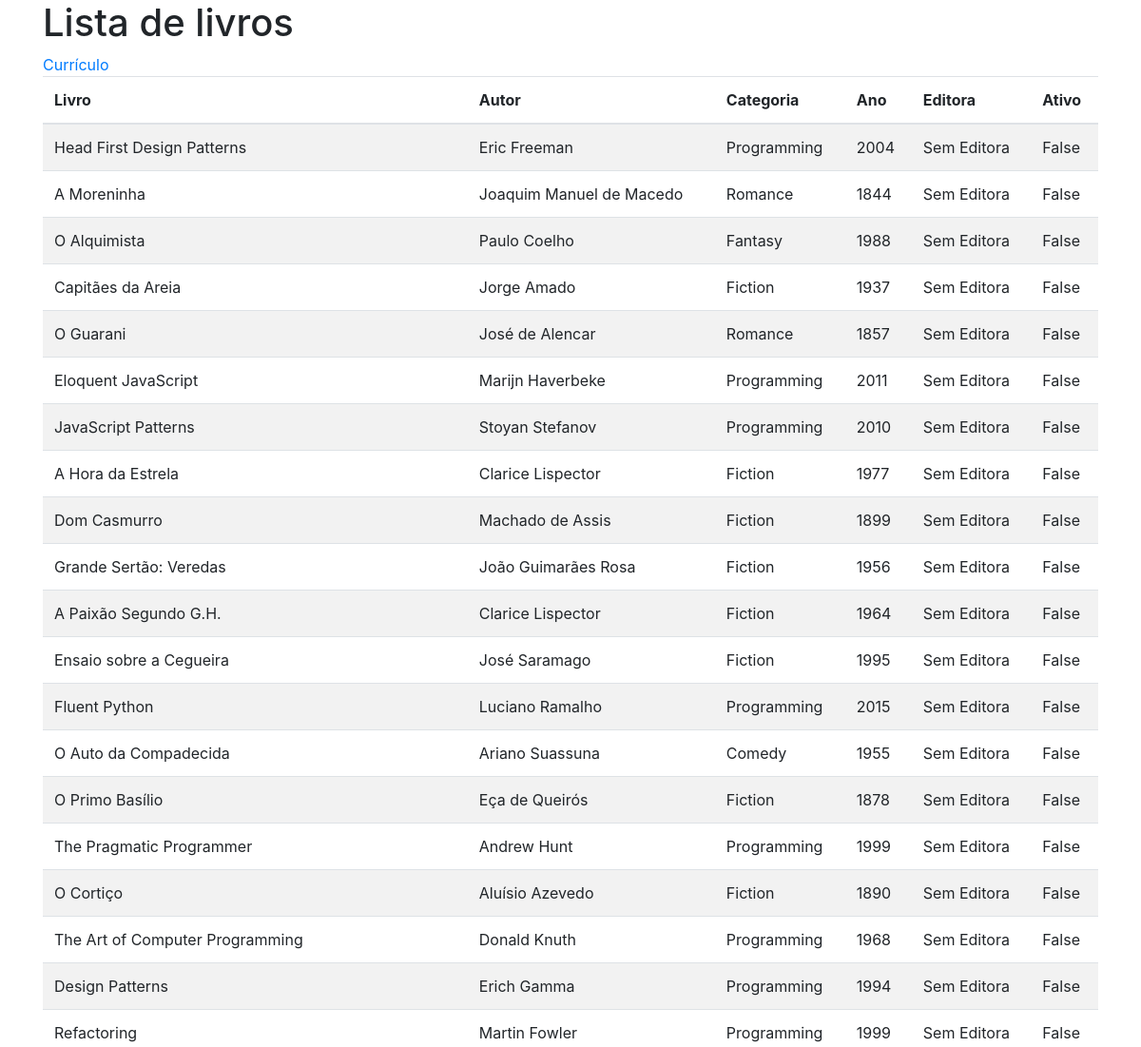
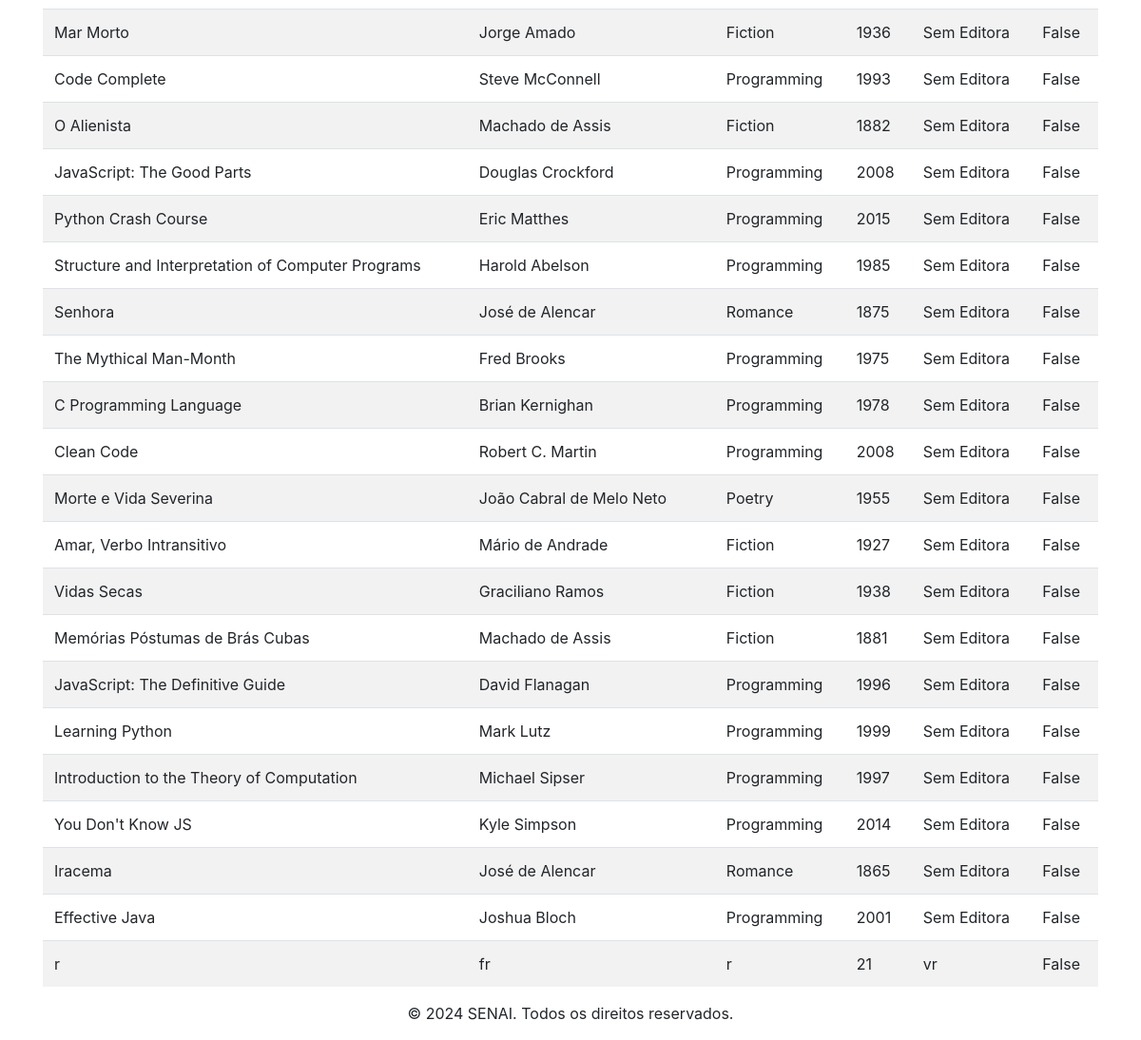
Screenshot of /inicio (signed in) with the database file from the repository (2 pictures, top to bottom).
### app.py (models this page shows, shortened)
class Livro(db.Model):
    id = db.Column(db.Integer, primary_key=True)
    titulo = db.Column(db.String(200), nullable=False)
    autor = db.Column(db.String(200), nullable=False)
    categoria = db.Column(db.String(100), nullable=False)
    ano = db.Column(db.Integer, nullable=False)
    editora = db.Column(db.String(200), default="Sem Editora")
    ativo = db.Column(db.Boolean, default=False)

### app.py (the view)
@app.route("/inicio")
@login_required
def inicio():
    livros = Livro.query.all()
    return render_template("lista.html", lista_de_livros=livros)

### app.py (called while the page is built)
@login_manager.user_loader
def load_user(user_id):
    return User.query.get(int(user_id))

### templates/lista.html (shortened to what this page needs)
<!DOCTYPE html>
<html>
  <head>
    <link
      rel="stylesheet"
      href="https://cdn.jsdelivr.net/npm/vanilla-datatables@latest/dist/vanilla-dataTables.min.css"
    />
    <link
      rel="stylesheet"
      href="https://maxcdn.bootstrapcdn.com/bootstrap/4.0.0/css/bootstrap.min.css"
    />
  </head>
  <body>
    <div class="container">
      <div class="page-header">
        <h1>Lista de livros</h1>
      </div>
      <a class="url" href="/curriculo">Currículo</a><br />
      <table class="table table-striped table-hover">
        <thead class="thead-default">
          <tr>
            <th>Livro</th>
            <th>Autor</th>
            <th>Categoria</th>
            <th>Ano</th>
            <th>Editora</th>
            <th>Ativo</th>
          </tr>
        </thead>
        <tbody>
          {% for livro in lista_de_livros %}
          <tr>
            <td>{{ livro.titulo }}</td>
            <td>{{ livro.autor }}</td>
            <td>{{ livro.categoria }}</td>
            <td>{{ livro.ano }}</td>
            <td>{{ livro.editora }}</td>
            <td>{{ livro.ativo }}</td>
          </tr>
          {% endfor %}
        </tbody>
      </table>
    </div>
    <footer>
      <p>&copy; 2024 SENAI. Todos os direitos reservados.</p>
    </footer>
  </body>
</html>

### templates/lista.html (style rules this page uses)
footer { text-align: center; }

### rows the page displays
Livro: titulo "Head First Design Patterns", autor "Eric Freeman", categoria "Programming", ano "2004", editora "Sem Editora", ativo "False"
Livro: titulo "A Moreninha", autor "Joaquim Manuel de Macedo", categoria "Romance", ano "1844", editora "Sem Editora", ativo "False"
Livro: titulo "O Alquimista", autor "Paulo Coelho", categoria "Fantasy", ano "1988", editora "Sem Editora", ativo "False"
Livro: titulo "Capitães da Areia", autor "Jorge Amado", categoria "Fiction", ano "1937", editora "Sem Editora", ativo "False"
Livro: titulo "O Guarani", autor "José de Alencar", categoria "Romance", ano "1857", editora "Sem Editora", ativo "False"
Livro: titulo "Eloquent JavaScript", autor "Marijn Haverbeke", categoria "Programming", ano "2011", editora "Sem Editora", ativo "False"
Livro: titulo "JavaScript Patterns", autor "Stoyan Stefanov", categoria "Programming", ano "2010", editora "Sem Editora", ativo "False"
Livro: titulo "A Hora da Estrela", autor "Clarice Lispector", categoria "Fiction", ano "1977", editora "Sem Editora", ativo "False"
Livro: titulo "Dom Casmurro", autor "Machado de Assis", categoria "Fiction", ano "1899", editora "Sem Editora", ativo "False"
Livro: titulo "Grande Sertão: Veredas", autor "João Guimarães Rosa", categoria "Fiction", ano "1956", editora "Sem Editora", ativo "False"
Livro: titulo "A Paixão Segundo G.H.", autor "Clarice Lispector", categoria "Fiction", ano "1964", editora "Sem Editora", ativo "False"
Livro: titulo "Ensaio sobre a Cegueira", autor "José Saramago", categoria "Fiction", ano "1995", editora "Sem Editora", ativo "False"
Livro: titulo "Fluent Python", autor "Luciano Ramalho", categoria "Programming", ano "2015", editora "Sem Editora", ativo "False"
Livro: titulo "O Auto da Compadecida", autor "Ariano Suassuna", categoria "Comedy", ano "1955", editora "Sem Editora", ativo "False"
Livro: titulo "O Primo Basílio", autor "Eça de Queirós", categoria "Fiction", ano "1878", editora "Sem Editora", ativo "False"
Livro: titulo "The Pragmatic Programmer", autor "Andrew Hunt", categoria "Programming", ano "1999", editora "Sem Editora", ativo "False"
Livro: titulo "O Cortiço", autor "Aluísio Azevedo", categoria "Fiction", ano "1890", editora "Sem Editora", ativo "False"
Livro: titulo "The Art of Computer Programming", autor "Donald Knuth", categoria "Programming", ano "1968", editora "Sem Editora", ativo "False"
Livro: titulo "Design Patterns", autor "Erich Gamma", categoria "Programming", ano "1994", editora "Sem Editora", ativo "False"
Livro: titulo "Refactoring", autor "Martin Fowler", categoria "Programming", ano "1999", editora "Sem Editora", ativo "False"
Livro: titulo "Mar Morto", autor "Jorge Amado", categoria "Fiction", ano "1936", editora "Sem Editora", ativo "False"
Livro: titulo "Code Complete", autor "Steve McConnell", categoria "Programming", ano "1993", editora "Sem Editora", ativo "False"
Livro: titulo "O Alienista", autor "Machado de Assis", categoria "Fiction", ano "1882", editora "Sem Editora", ativo "False"
Livro: titulo "JavaScript: The Good Parts", autor "Douglas Crockford", categoria "Programming", ano "2008", editora "Sem Editora", ativo "False"
Livro: titulo "Python Crash Course", autor "Eric Matthes", categoria "Programming", ano "2015", editora "Sem Editora", ativo "False"
Livro: titulo "Structure and Interpretation of Computer Programs", autor "Harold Abelson", categoria "Programming", ano "1985", editora "Sem Editora", ativo "False"
Livro: titulo "Senhora", autor "José de Alencar", categoria "Romance", ano "1875", editora "Sem Editora", ativo "False"
Livro: titulo "The Mythical Man-Month", autor "Fred Brooks", categoria "Programming", ano "1975", editora "Sem Editora", ativo "False"
Livro: titulo "C Programming Language", autor "Brian Kernighan", categoria "Programming", ano "1978", editora "Sem Editora", ativo "False"
Livro: titulo "Clean Code", autor "Robert C. Martin", categoria "Programming", ano "2008", editora "Sem Editora", ativo "False"
Livro: titulo "Morte e Vida Severina", autor "João Cabral de Melo Neto", categoria "Poetry", ano "1955", editora "Sem Editora", ativo "False"
Livro: titulo "Amar, Verbo Intransitivo", autor "Mário de Andrade", categoria "Fiction", ano "1927", editora "Sem Editora", ativo "False"
Livro: titulo "Vidas Secas", autor "Graciliano Ramos", categoria "Fiction", ano "1938", editora "Sem Editora", ativo "False"
Livro: titulo "Memórias Póstumas de Brás Cubas", autor "Machado de Assis", categoria "Fiction", ano "1881", editora "Sem Editora", ativo "False"
Livro: titulo "JavaScript: The Definitive Guide", autor "David Flanagan", categoria "Programming", ano "1996", editora "Sem Editora", ativo "False"
Livro: titulo "Learning Python", autor "Mark Lutz", categoria "Programming", ano "1999", editora "Sem Editora", ativo "False"
Livro: titulo "Introduction to the Theory of Computation", autor "Michael Sipser", categoria "Programming", ano "1997", editora "Sem Editora", ativo "False"
Livro: titulo "You Don't Know JS", autor "Kyle Simpson", categoria "Programming", ano "2014", editora "Sem Editora", ativo "False"
Livro: titulo "Iracema", autor "José de Alencar", categoria "Romance", ano "1865", editora "Sem Editora", ativo "False"
Livro: titulo "Effective Java", autor "Joshua Bloch", categoria "Programming", ano "2001", editora "Sem Editora", ativo "False"
Livro: titulo "r", autor "fr", categoria "r", ano "21", editora "vr", ativo "False"
